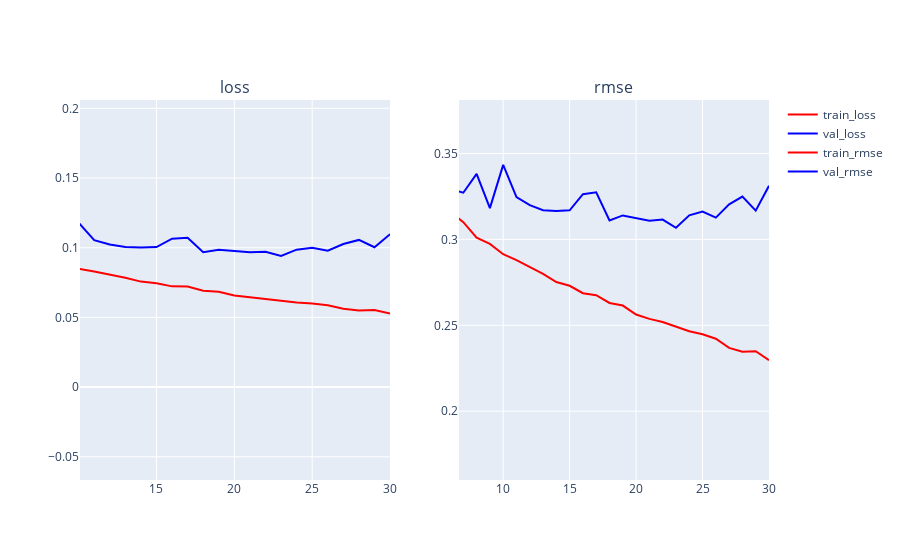

Notebook code for this chart:
### Code cell
analyze(exproot="/Users/avilay/temp/experiments/bike-share-exp1", run_name="aged-queen-7579")

### Figure 1 — Plotly figure (JSON) as saved in the notebook; plotly's stock layout.template omitted (floating-point values rounded to 4 significant figures)
{"data": [{"line": {"color": "red"}, "name": "train_loss", "type": "scatter", "x": [1, 2, 3, 4, 5, 6, 7, 8, 9, 10, 11, 12, 13, 14, 15, 16, 17, 18, 19, 20, 21, 22, 23, 24, 25, 26, 27, 28, 29, 30], "xaxis": "x", "y": [2.202, 0.2709, 0.1347, 0.1141, 0.1054, 0.09999, 0.09626, 0.09064, 0.08835, 0.08484, 0.08287, 0.08091, 0.07847, 0.07566, 0.07451, 0.07225, 0.07215, 0.06917, 0.06836, 0.06567, 0.0644, 0.06344, 0.0623, 0.06072, 0.0599, 0.05862, 0.05611, 0.05501, 0.05524, 0.05271], "yaxis": "y"}, {"line": {"color": "blue"}, "name": "val_loss", "type": "scatter", "x": [1, 2, 3, 4, 5, 6, 7, 8, 9, 10, 11, 12, 13, 14, 15, 16, 17, 18, 19, 20, 21, 22, 23, 24, 25, 26, 27, 28, 29, 30], "xaxis": "x", "y": [0.4257, 0.1707, 0.1307, 0.1132, 0.1143, 0.1085, 0.1071, 0.1143, 0.1013, 0.1179, 0.1054, 0.1024, 0.1005, 0.1002, 0.1005, 0.1065, 0.1072, 0.09673, 0.09857, 0.09748, 0.09665, 0.09707, 0.09409, 0.0986, 0.09997, 0.09778, 0.1027, 0.1056, 0.1003, 0.1097], "yaxis": "y"}, {"line": {"color": "red"}, "name": "train_rmse", "type": "scatter", "x": [1, 2, 3, 4, 5, 6, 7, 8, 9, 10, 11, 12, 13, 14, 15, 16, 17, 18, 19, 20, 21, 22, 23, 24, 25, 26, 27, 28, 29, 30], "xaxis": "x2", "y": [1.485, 0.5207, 0.367, 0.3378, 0.3246, 0.3163, 0.31, 0.301, 0.2974, 0.2914, 0.2879, 0.284, 0.28, 0.2752, 0.273, 0.2687, 0.2675, 0.263, 0.2615, 0.2563, 0.2538, 0.252, 0.2494, 0.2465, 0.2448, 0.2422, 0.2369, 0.2346, 0.235, 0.2297], "yaxis": "y2"}, {"line": {"color": "blue"}, "name": "val_rmse", "type": "scatter", "x": [1, 2, 3, 4, 5, 6, 7, 8, 9, 10, 11, 12, 13, 14, 15, 16, 17, 18, 19, 20, 21, 22, 23, 24, 25, 26, 27, 28, 29, 30], "xaxis": "x2", "y": [0.6524, 0.4131, 0.3615, 0.3365, 0.338, 0.3294, 0.3272, 0.3381, 0.3182, 0.3434, 0.3247, 0.3199, 0.317, 0.3166, 0.317, 0.3263, 0.3274, 0.311, 0.314, 0.3122, 0.3109, 0.3116, 0.3067, 0.314, 0.3162, 0.3127, 0.3204, 0.3249, 0.3167, 0.3312], "yaxis": "y2"}], "layout": {"annotations": [{"font": {"size": 16}, "showarrow": false, "text": "loss", "x": 0.225, "xanchor": "center", "xref": "paper", "y": 1, "yanchor": "bottom", "yref": "paper"}, {"font": {"size": 16}, "showarrow": false, "text": "rmse", "x": 0.775, "xanchor": "center", "xref": "paper", "y": 1, "yanchor": "bottom", "yref": "paper"}], "autosize": true, "xaxis": {"anchor": "y", "autorange": false, "domain": [0, 0.45], "range": [10.09, 30], "showspikes": false, "type": "linear"}, "xaxis2": {"anchor": "y2", "autorange": false, "domain": [0.55, 1], "range": [6.671, 30], "showspikes": false, "type": "linear"}, "yaxis": {"anchor": "x", "autorange": false, "domain": [0, 1], "range": [-0.06668, 0.206], "showspikes": false, "type": "linear"}, "yaxis2": {"anchor": "x2", "autorange": false, "domain": [0, 1], "range": [0.16, 0.3811], "showspikes": false, "type": "linear"}}}
